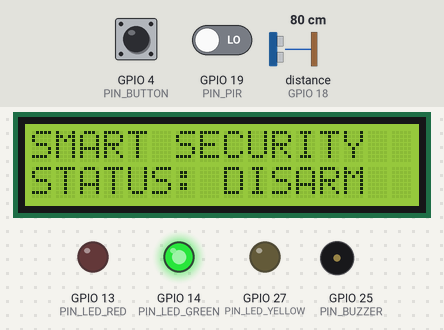
The sketch below on a simulated ESP32. On the bench: 16×2 character LCD, output pins drawn as LEDs (lit = HIGH), buzzer (waves = sounding). Wiring (from diagram.json): ultrasonic range finder: trigger GPIO 5; echo GPIO 18. The test bench sets the inputs (shaded band); at power-on: GPIO 4 (PIN_BUTTON) HIGH, distance to the obstacle (sensor on GPIO 18) 80 cm, GPIO 19 (PIN_PIR) LOW. The echo pulse lasts 58.3 µs per cm; pins used as bus, display or sensor lines are not drawn; what the sketch prints to the serial monitor is not drawn.

Above: at 1.3 s.
1.4 s: GPIO 4 (PIN_BUTTON) pulled LOW for 0.15 s
At 1.9 s:
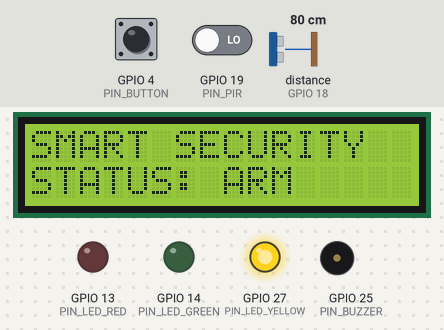
3.1 s: distance to the obstacle (sensor on GPIO 18) set to 53 cm
4.6 s: distance to the obstacle (sensor on GPIO 18) set to 46 cm
At 5.07 s:
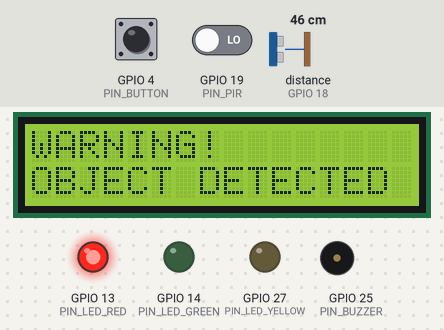
6.7 s: GPIO 19 (PIN_PIR) driven HIGH
At 8.2 s:
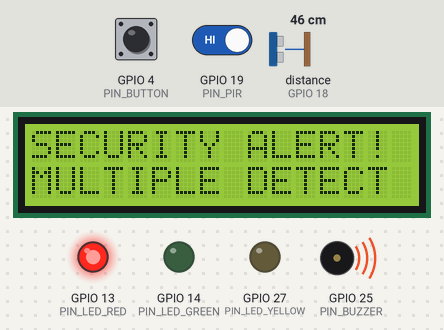
8.5 s: GPIO 4 (PIN_BUTTON) pulled LOW for 1 s
At 8.69 s:
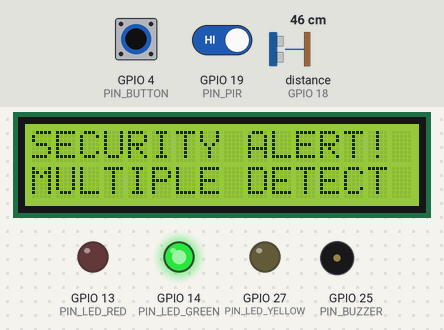
11.0 s: GPIO 4 (PIN_BUTTON) pulled LOW for 0.15 s
At 11.9 s:
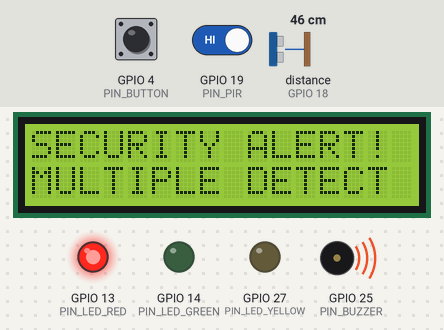
Timing chart, 0 to 13.7 s (numbered marks = the images above; inputs shaded):
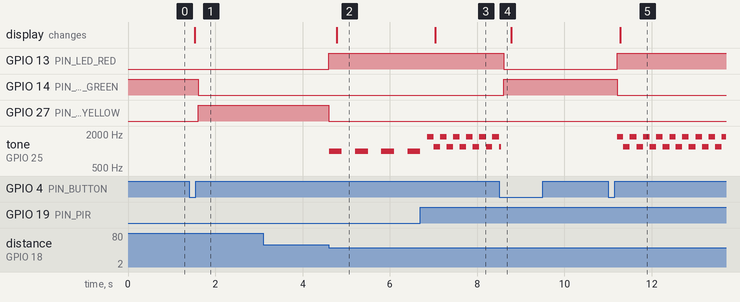

The sketch:

seketch.ino
```cpp
#include <Wire.h>
#include <LiquidCrystal_I2C.h>

// ==========================================
// DEFINISI PIN GPIO ESP32
// ==========================================
#define PIN_PIR         19
#define PIN_TRIG        5
#define PIN_ECHO        18
#define PIN_BUTTON      4

#define PIN_BUZZER      25
#define PIN_LED_GREEN   14
#define PIN_LED_YELLOW  27
#define PIN_LED_RED     13

// ==========================================
// KONSTANTA SISTEM KEAMANAN
// ==========================================
const float DOOR_THRESHOLD_CM    = 50.0;  // Batas deteksi objek depan pintu (< 50 cm)
const float MIN_VALID_DIST_CM    = 2.0;   // Batas minimum pembacaan valid HC-SR04
const float MAX_VALID_DIST_CM    = 400.0; // Batas maksimum pembacaan valid HC-SR04
const unsigned long DEBOUNCE_MS  = 50;    // Waktu debounce tombol (ms)

// ==========================================
// OBJEK PERANGKAT KERAS
// ==========================================
LiquidCrystal_I2C lcd(0x3F, 16, 2);

// ==========================================
// ENUMERASI & VARIABEL STATUS SISTEM
// ==========================================
enum AlarmState {
  STATE_CLEAR = 0,
  STATE_OBJECT_DETECTED = 1,
  STATE_MOTION_DETECTED = 2,
  STATE_MULTIPLE_DETECT = 3
};

bool isArmed            = false; // Sistem dimulai dalam kondisi DISARM (false)
AlarmState activeAlarm  = STATE_CLEAR;

// Variabel Pembacaan Sensor
bool  pirDetected       = false;
float doorDistanceCm    = 200.0;
bool  objectDetected    = false;

// Variabel Debounce Push Button
int lastButtonReading   = HIGH;
int stableButtonState   = HIGH;
unsigned long lastDebounceTime = 0;

// Variabel Timer Non-Blocking (millis)
unsigned long lastSensorMillis = 0;
unsigned long lastLcdMillis    = 0;
unsigned long lastBuzzerMillis = 0;
bool buzzerPhase               = false;

// Variabel Cache LCD (mencegah layar berkedip/flicker)
String prevLine0 = "";
String prevLine1 = "";

// ==========================================
// FUNGSI PEMBACAAN SENSOR ULTRASONIK + VALIDASI
// ==========================================
float readUltrasonicDistance() {
  digitalWrite(PIN_TRIG, LOW);
  delayMicroseconds(2);
  digitalWrite(PIN_TRIG, HIGH);
  delayMicroseconds(10);
  digitalWrite(PIN_TRIG, LOW);

  // Timeout 25000 us (~4.2 meter) agar non-blocking
  long duration = pulseIn(PIN_ECHO, HIGH, 25000);
  if (duration <= 0) {
    return MAX_VALID_DIST_CM; // Jika tidak ada pantulan, anggap area pintu jauh/kosong
  }

  float distance = (duration * 0.0343) / 2.0;

  // Validasi rentang pembacaan sensor
  if (distance < MIN_VALID_DIST_CM || distance > MAX_VALID_DIST_CM) {
    return MAX_VALID_DIST_CM;
  }
  return distance;
}

// ==========================================
// FUNGSI UPDATE TAMPILAN LCD TANPA FLICKER
// ==========================================
void updateLcdText(const char* line0, const char* line1) {
  char buf0[17];
  char buf1[17];
  snprintf(buf0, sizeof(buf0), "%-16s", line0);
  snprintf(buf1, sizeof(buf1), "%-16s", line1);

  String s0 = String(buf0);
  String s1 = String(buf1);

  if (s0 != prevLine0 || s1 != prevLine1) {
    lcd.setCursor(0, 0);
    lcd.print(s0);
    lcd.setCursor(0, 1);
    lcd.print(s1);
    prevLine0 = s0;
    prevLine1 = s1;
  }
}

// ==========================================
// SETUP AWAL SISTEM
// ==========================================
void setup() {
  Serial.begin(115200);

  // Konfigurasi Pin Input
  pinMode(PIN_PIR, INPUT);
  pinMode(PIN_TRIG, OUTPUT);
  pinMode(PIN_ECHO, INPUT);
  pinMode(PIN_BUTTON, INPUT_PULLUP);

  // Konfigurasi Pin Output
  pinMode(PIN_BUZZER, OUTPUT);
  pinMode(PIN_LED_GREEN, OUTPUT);
  pinMode(PIN_LED_YELLOW, OUTPUT);
  pinMode(PIN_LED_RED, OUTPUT);

  // Kondisi Awal: DISARM MODE
  digitalWrite(PIN_LED_GREEN, HIGH);
  digitalWrite(PIN_LED_YELLOW, LOW);
  digitalWrite(PIN_LED_RED, LOW);
  noTone(PIN_BUZZER);

  // Inisialisasi LCD I2C
  Wire.begin(21, 22);
  lcd.init();
  lcd.backlight();

  updateLcdText("SMART SECURITY", "STATUS: DISARM");

  Serial.println("==========================================");
  Serial.println("SMART HOME SECURITY SYSTEM - ESP32 READY");
  Serial.println("Mode Awal: DISARM (Tekan tombol untuk ARM)");
  Serial.println("==========================================");
}

// ==========================================
// LOOP UTAMA (NON-BLOCKING)
// ==========================================
void loop() {
  unsigned long currentMillis = millis();

  // ------------------------------------------
  // 1. BACA PUSH BUTTON DENGAN DEBOUNCE
  // ------------------------------------------
  int currentReading = digitalRead(PIN_BUTTON);

  if (currentReading != lastButtonReading) {
    lastDebounceTime = currentMillis;
  }

  if ((currentMillis - lastDebounceTime) > DEBOUNCE_MS) {
    if (currentReading != stableButtonState) {
      stableButtonState = currentReading;

      // Jika tombol ditekan (transisi ke LOW karena INPUT_PULLUP)
      if (stableButtonState == LOW) {
        isArmed = !isArmed; // Toggle antara ARM dan DISARM

        if (!isArmed) {
          // Saat beralih ke DISARM: Matikan semua alarm dan reset status
          activeAlarm = STATE_CLEAR;
          noTone(PIN_BUZZER);
          Serial.println("[MODE] Sistem Dinonaktifkan -> STATUS: DISARM");
        } else {
          activeAlarm = STATE_CLEAR;
          Serial.println("[MODE] Sistem Diaktifkan -> STATUS: ARM");
        }
      }
    }
  }
  lastButtonReading = currentReading;

  // ------------------------------------------
  // 2. BACA SENSOR & LOGIKA KEAMANAN (Setiap 200 ms)
  // ------------------------------------------
  if (currentMillis - lastSensorMillis >= 200) {
    lastSensorMillis = currentMillis;

    pirDetected    = (digitalRead(PIN_PIR) == HIGH);
    doorDistanceCm = readUltrasonicDistance();
    objectDetected = (doorDistanceCm < DOOR_THRESHOLD_CM);

    if (!isArmed) {
      // Aturan DISARM: Alarm, Buzzer, dan LED Merah wajib OFF
      activeAlarm = STATE_CLEAR;
    } else {
      // Aturan ARM: Periksa kondisi sensor
      if (pirDetected && objectDetected) {
        // Kedua sensor mendeteksi aktivitas -> Prioritas Tinggi!
        activeAlarm = STATE_MULTIPLE_DETECT;
      } else if (pirDetected) {
        // PIR mendeteksi gerakan (jangan turunkan jika sebelumnya sudah MULTIPLE_DETECT)
        if (activeAlarm != STATE_MULTIPLE_DETECT) {
          activeAlarm = STATE_MOTION_DETECTED;
        }
      } else if (objectDetected) {
        // HC-SR04 mendeteksi objek < 50 cm
        if (activeAlarm == STATE_CLEAR) {
          activeAlarm = STATE_OBJECT_DETECTED;
        }
      }
      // Catatan: Alarm tetap terkunci (latched) sampai sistem di-DISARM oleh pengguna
    }

    // Pembaruan Indikator LED sesuai kondisi
    if (!isArmed) {
      // Kondisi DISARM: LED Hijau ON, lainnya OFF
      digitalWrite(PIN_LED_GREEN, HIGH);
      digitalWrite(PIN_LED_YELLOW, LOW);
      digitalWrite(PIN_LED_RED, LOW);
    } else {
      digitalWrite(PIN_LED_GREEN, LOW);

      if (activeAlarm == STATE_CLEAR) {
        // Kondisi ARM & Aman: LED Kuning ON, LED Merah OFF
        digitalWrite(PIN_LED_YELLOW, HIGH);
        digitalWrite(PIN_LED_RED, LOW);
      } else {
        // Kondisi ARM & Alarm Aktif: LED Kuning OFF, LED Merah ON
        digitalWrite(PIN_LED_YELLOW, LOW);
        digitalWrite(PIN_LED_RED, HIGH);
      }
    }

    // Log ke Serial Monitor untuk pemantauan pengujian
    Serial.print("[MONITOR] Mode: ");
    Serial.print(isArmed ? "ARM   " : "DISARM");
    Serial.print(" | PIR: ");
    Serial.print(pirDetected ? "MOTION" : "CLEAR ");
    Serial.print(" | Jarak Pintu: ");
    Serial.print(doorDistanceCm, 1);
    Serial.print(" cm | Status: ");
    if (!isArmed) Serial.println("DISARMED");
    else if (activeAlarm == STATE_CLEAR) Serial.println("SAFE (SIAGA)");
    else if (activeAlarm == STATE_OBJECT_DETECTED) Serial.println("WARNING: OBJECT DETECTED");
    else if (activeAlarm == STATE_MOTION_DETECTED) Serial.println("WARNING: MOTION DETECTED");
    else if (activeAlarm == STATE_MULTIPLE_DETECT) Serial.println("ALERT: MULTIPLE DETECT!");
  }

  // ------------------------------------------
  // 3. KONTROL SIRINE BUZZER (Non-Blocking)
  // ------------------------------------------
  if (!isArmed || activeAlarm == STATE_CLEAR) {
    noTone(PIN_BUZZER);
  } else {
    // Kecepatan sirine lebih tinggi jika kedua sensor aktif (Prioritas Tinggi)
    unsigned long alarmInterval = (activeAlarm == STATE_MULTIPLE_DETECT) ? 150 : 300;

    if (currentMillis - lastBuzzerMillis >= alarmInterval) {
      lastBuzzerMillis = currentMillis;
      buzzerPhase = !buzzerPhase;

      if (activeAlarm == STATE_MULTIPLE_DETECT) {
        // Sirine Prioritas Tinggi (2 nada cepat: 1800 Hz & 1200 Hz)
        tone(PIN_BUZZER, buzzerPhase ? 1800 : 1200);
      } else {
        // Alarm Peringatan Tunggal (Beep putus-putus 1000 Hz)
        if (buzzerPhase) {
          tone(PIN_BUZZER, 1000);
        } else {
          noTone(PIN_BUZZER);
        }
      }
    }
  }

  // ------------------------------------------
  // 4. UPDATE TAMPILAN LCD 16x2 (Setiap 250 ms)
  // ------------------------------------------
  if (currentMillis - lastLcdMillis >= 250) {
    lastLcdMillis = currentMillis;

    if (!isArmed) {
      updateLcdText("SMART SECURITY", "STATUS: DISARM");
    } else {
      switch (activeAlarm) {
        case STATE_CLEAR:
          updateLcdText("SMART SECURITY", "STATUS: ARM");
          break;
        case STATE_MOTION_DETECTED:
          updateLcdText("WARNING!", "MOTION DETECTED");
          break;
        case STATE_OBJECT_DETECTED:
          updateLcdText("WARNING!", "OBJECT DETECTED");
          break;
        case STATE_MULTIPLE_DETECT:
          updateLcdText("SECURITY ALERT!", "MULTIPLE DETECT");
          break;
      }
    }
  }
}
```

Measured:
- the behaviour switches between 51 and 50 cm on distance to the obstacle (sensor on GPIO 18) (found by bisection; images 1 and 2)
- after the input at 1.4 s, GPIO 14 (PIN_LED_GREEN): HIGH → LOW after 0.21 s; GPIO 27 (PIN_LED_YELLOW): LOW → HIGH after 0.21 s; the display: changes after 0.13 s (image 1)
- after the input at 3.1 s, every drawn part: stays the same
- after the input at 4.6 s, GPIO 13 (PIN_LED_RED): LOW → HIGH at once; GPIO 27 (PIN_LED_YELLOW): HIGH → LOW at once; tone on GPIO 25 (PIN_BUZZER): alternates 1000 Hz for 0.29 s and silent for 0.31 s, starting at once; the display: changes after 0.18 s (image 2)
- after the input at 6.7 s, the display: changes after 0.34 s (image 3)
- after the input at 8.5 s, GPIO 13 (PIN_LED_RED): HIGH → LOW after 0.10 s; GPIO 14 (PIN_LED_GREEN): LOW → HIGH after 0.10 s
- after the input at 11.0 s, GPIO 13 (PIN_LED_RED): LOW → HIGH after 0.20 s; GPIO 14 (PIN_LED_GREEN): HIGH → LOW after 0.20 s; tone on GPIO 25 (PIN_BUZZER): alternates 1800 Hz for 0.15 s and 1200 Hz for 0.15 s, starting after 0.21 s; the display: changes after 0.28 s (image 5)
